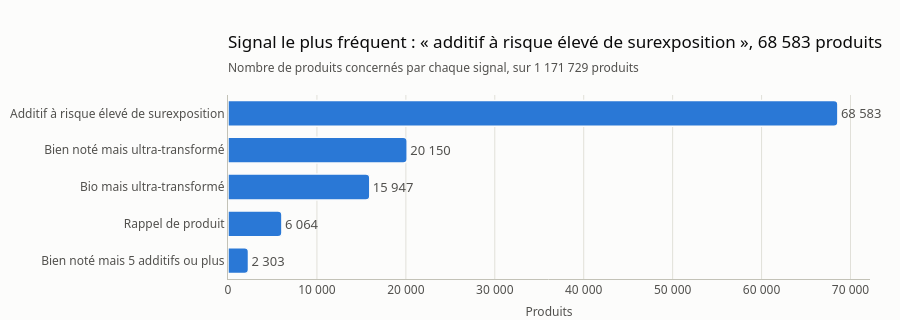

The code cell stored with this chart in its notebook:
### Markdown cell above
## 1. Vue d'ensemble

### Code cell
counts = ctv.signal_counts(signals)
counts["text"] = counts["products"].map(fmt_int)
top = counts.iloc[0]

fig = charts.ranked_bars(
    counts,
    "label",
    "products",
    text="text",
    title=f"Signal le plus fréquent : « {top['label'].lower()} », "
    f"{fmt_int(top['products'])} produits",
    subtitle=f"Nombre de produits concernés par chaque signal, sur {fmt_int(n_products)} produits",
    value_label="Produits",
)
fig.update_xaxes(tickformat=",d")
save_figure(fig, "controversy_signals")
fig.show()

### Figure 1 — Plotly figure (JSON) as saved in the notebook; plotly's stock layout.template omitted (floating-point values rounded to 4 significant figures)
{"data": [{"cliponaxis": false, "hovertemplate": "%{y}<br>%{x:.1f}<extra></extra>", "marker": {"color": "#2a78d6"}, "orientation": "h", "text": ["2 303", "6 064", "15 947", "20 150", "68 583"], "textfont": {"color": "#52514e"}, "textposition": "outside", "type": "bar", "x": [2303, 6064, 15947, 20150, 68583], "y": ["Bien noté mais 5 additifs ou plus", "Rappel de produit", "Bio mais ultra-transformé", "Bien noté mais ultra-transformé", "Additif à risque élevé de surexposition"]}], "layout": {"height": 320, "showlegend": false, "title": {"subtitle": {"text": "Nombre de produits concernés par chaque signal, sur 1 171 729 produits"}, "text": "Signal le plus fréquent : « additif à risque élevé de surexposition », 68 583 produits"}, "xaxis": {"rangemode": "tozero", "tickformat": ",d", "title": {"text": "Produits"}}, "yaxis": {"showgrid": false}}}
